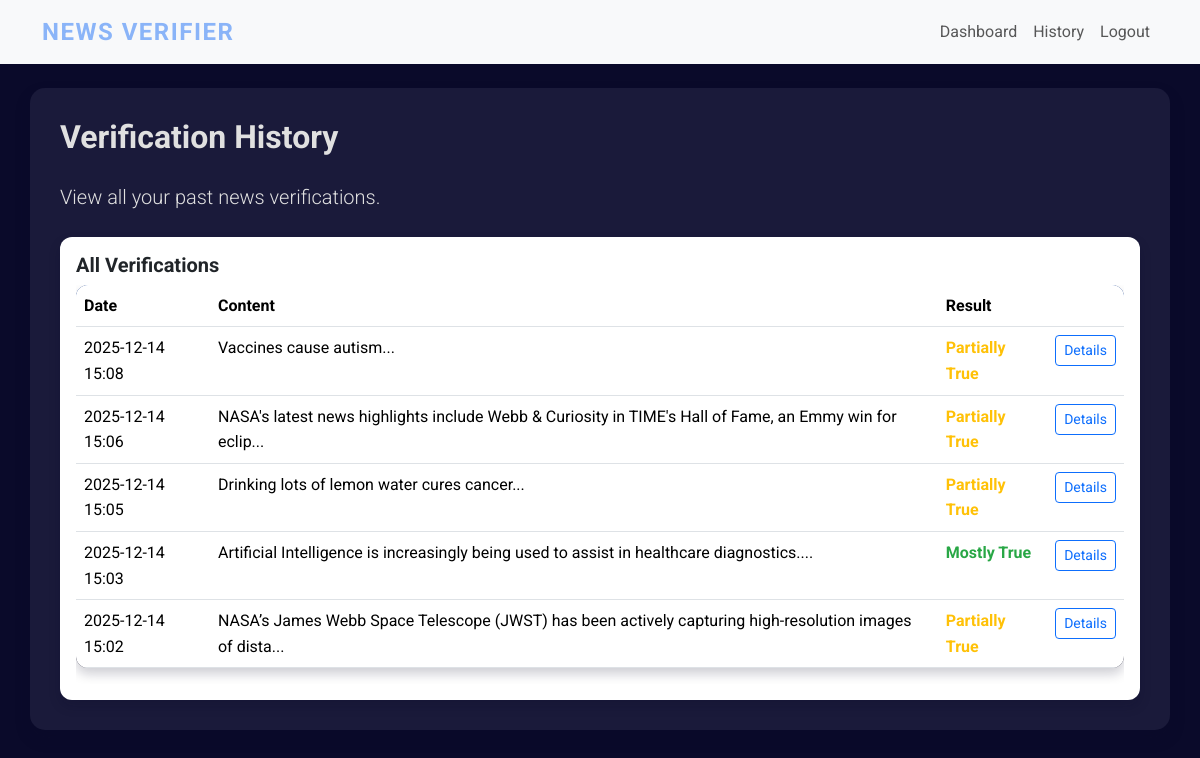
The app's page /history (signed in), older data.
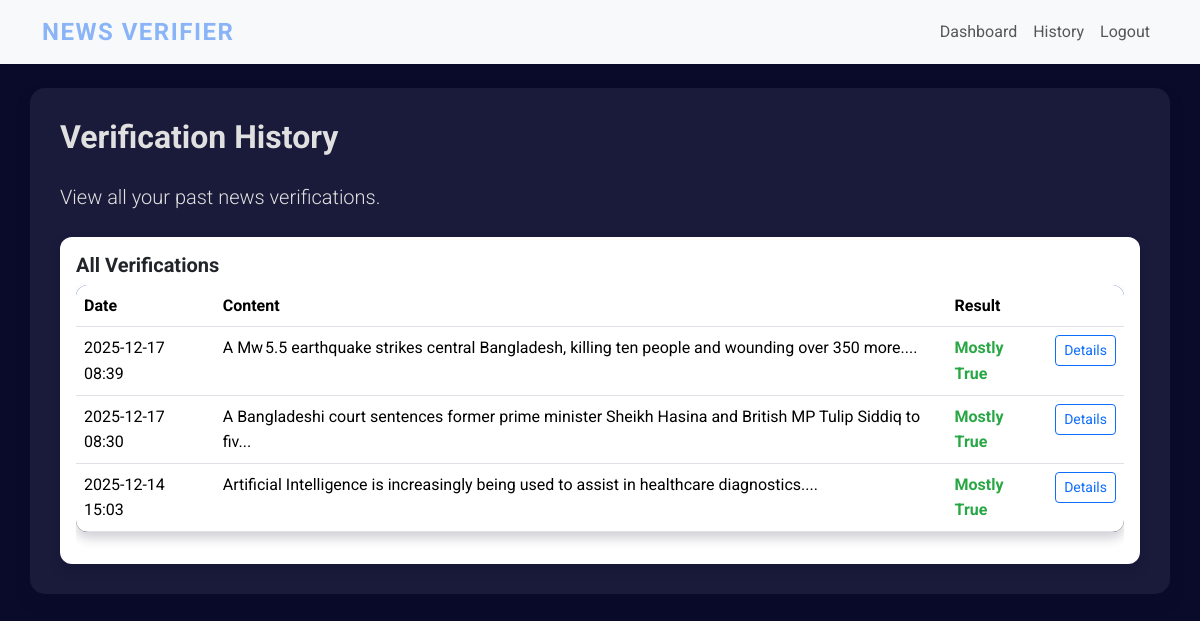
The same page, newer data.
### app/models.py (models this page shows)
class Verification(db.Model):
    id = db.Column(db.Integer, primary_key=True)
    content = db.Column(db.String(500))
    truth_score = db.Column(db.Integer)
    false_score = db.Column(db.Integer)
    classification = db.Column(db.String(64))
    explanation = db.Column(db.Text)
    source_id = db.Column(db.Integer, db.ForeignKey('source.id'))
    source_obj = db.relationship('Source', backref='verifications')
    timestamp = db.Column(db.DateTime, index=True, default=datetime.utcnow)
    user_id = db.Column(db.Integer, db.ForeignKey('user.id'))

### app/routes.py (the view)
@app.route('/history')
@login_required
def history():
    verifications = current_user.verifications.order_by(Verification.timestamp.desc()).all()
    return render_template('history.html', title='Verification History', verifications=verifications)

### app/models.py (called while the page is built)
@login_manager.user_loader
def load_user(id):
    return User.query.get(int(id))

### app/templates/history.html (shortened to what this page needs)
{% extends "base.html" %}
{% block content %}
    <h2 class="mb-4">Verification History</h2>
    <p class="lead">View all your past news verifications.</p>
    <div class="row mt-4">
        <div class="col-md-12">
            <div class="card">
                <div class="card-body">
                    <h5 class="card-title">All Verifications</h5>
                    <div class="table-responsive">
                        <table class="table table-hover">
                            <thead>
                                <tr>
                                    <th>Date</th>
                                    <th>Content</th>
                                    <th>Result</th>
                                    <th></th>
                                </tr>
                            </thead>
                            <tbody>
                                {% for verification in verifications %}
                                <tr>
                                    <td>{{ verification.timestamp.strftime('%Y-%m-%d %H:%M') }}</td>
                                    <td>{{ verification.content[:100] }}...</td>
                                    <td>
                                        <span class="{% if verification.classification == 'Mostly True' %}result-true{% elif verification.classification == 'False' %}result-false{% else %}result-partial{% endif %}">
                                            {{ verification.classification }}
                                        </span>
                                    </td>
                                    <td>
                                        <button type="button" class="btn btn-sm btn-outline-primary" data-bs-toggle="modal" data-bs-target="#detailsModal"
                                            data-content="{{ verification.content }}"
                                            data-classification="{{ verification.classification }}"
                                            data-truth-score="{{ verification.truth_score }}"
                                            data-false-score="{{ verification.false_score }}"
                                            data-explanation="{{ verification.explanation }}"
                                            data-source="{{ verification.source or '' }}">
                                            Details
                                        </button>
                                    </td>
                                </tr>
                                {% else %}
                                <tr>
                                    <td colspan="4" class="text-center">No history yet.</td>
                                </tr>
                                {% endfor %}
                            </tbody>
                        </table>
                    </div>
                </div>
            </div>
        </div>
    </div>
{% endblock %}

Row changes from the older to the newer data that the page shows:
removed Verification: timestamp "2025-12-14 15:08", content "Vaccines cause autism", classification "Partially True"
removed Verification: timestamp "2025-12-14 15:02", content "NASA’s James Webb Space Telescope (JWST) has been actively capturing high-resolution images of dista", classification "Partially True"
changed Verification: timestamp "2025-12-14 15:06" → "2025-12-17 08:39"; content "NASA's latest news highlights include Webb & Curiosity in TIME's Hall of Fame, an Emmy win for eclip" → "A Mw 5.5 earthquake strikes central Bangladesh, killing ten people and wounding over 350 more."; classification "Partially True" → "Mostly True"
changed Verification: timestamp "2025-12-14 15:05" → "2025-12-17 08:30"; content "Drinking lots of lemon water cures cancer" → "A Bangladeshi court sentences former prime minister Sheikh Hasina and British MP Tulip Siddiq to fiv"; classification "Partially True" → "Mostly True"
